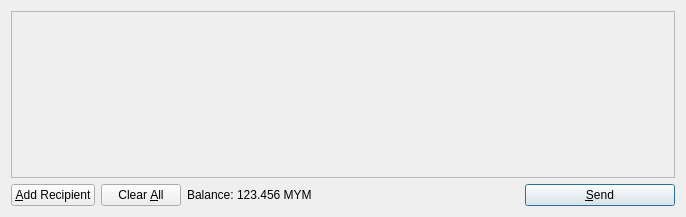
<?xml version="1.0" encoding="UTF-8"?>
<ui version="4.0">
 <class>SendCoinsDialog</class>
 <widget class="QDialog" name="SendCoinsDialog">
  <property name="geometry">
   <rect>
    <x>0</x>
    <y>0</y>
    <width>686</width>
    <height>217</height>
   </rect>
  </property>
  <property name="windowTitle">
   <string>Send Coins</string>
  </property>
  <layout class="QVBoxLayout" name="verticalLayout">
   <item>
    <widget class="QScrollArea" name="scrollArea">
     <property name="widgetResizable">
      <bool>true</bool>
     </property>
     <widget class="QWidget" name="scrollAreaWidgetContents">
      <property name="geometry">
       <rect>
        <x>0</x>
        <y>0</y>
        <width>666</width>
        <height>165</height>
       </rect>
      </property>
      <layout class="QVBoxLayout" name="verticalLayout_2">
       <property name="margin">
        <number>0</number>
       </property>
       <item>
        <layout class="QVBoxLayout" name="entries">
         <property name="spacing">
          <number>6</number>
         </property>
        </layout>
       </item>
       <item>
        <spacer name="verticalSpacer">
         <property name="orientation">
          <enum>Qt::Vertical</enum>
         </property>
         <property name="sizeHint" stdset="0">
          <size>
           <width>20</width>
           <height>40</height>
          </size>
         </property>
        </spacer>
       </item>
      </layout>
     </widget>
    </widget>
   </item>
   <item>
    <layout class="QHBoxLayout" name="horizontalLayout">
     <item>
      <widget class="QPushButton" name="addButton">
       <property name="toolTip">
        <string>Send to multiple recipients at once</string>
       </property>
       <property name="text">
        <string>&amp;Add Recipient</string>
       </property>
       <property name="icon">
        <iconset resource="../bitcoin.qrc">
         <normaloff>:/icons/add</normaloff>:/icons/add</iconset>
       </property>
       <property name="autoDefault">
        <bool>false</bool>
       </property>
      </widget>
     </item>
     <item>
      <widget class="QPushButton" name="clearButton">
       <property name="sizePolicy">
        <sizepolicy hsizetype="Minimum" vsizetype="Fixed">
         <horstretch>0</horstretch>
         <verstretch>0</verstretch>
        </sizepolicy>
       </property>
       <property name="toolTip">
        <string>Remove all transaction fields</string>
       </property>
       <property name="text">
        <string>Clear &amp;All</string>
       </property>
       <property name="icon">
        <iconset resource="../bitcoin.qrc">
         <normaloff>:/icons/remove</normaloff>:/icons/remove</iconset>
       </property>
       <property name="autoRepeatDelay">
        <number>300</number>
       </property>
       <property name="autoDefault">
        <bool>false</bool>
       </property>
      </widget>
     </item>
     <item>
      <layout class="QHBoxLayout" name="horizontalLayout_2">
       <property name="spacing">
        <number>3</number>
       </property>
       <item>
        <widget class="QLabel" name="label">
         <property name="text">
          <string>Balance:</string>
         </property>
        </widget>
       </item>
       <item>
        <widget class="QLabel" name="labelBalance">
         <property name="cursor">
          <cursorShape>IBeamCursor</cursorShape>
         </property>
         <property name="text">
          <string>123.456 MYM</string>
         </property>
         <property name="textInteractionFlags">
          <set>Qt::LinksAccessibleByMouse|Qt::TextSelectableByKeyboard|Qt::TextSelectableByMouse</set>
         </property>
        </widget>
       </item>
      </layout>
     </item>
     <item>
      <spacer name="horizontalSpacer">
       <property name="orientation">
        <enum>Qt::Horizontal</enum>
       </property>
       <property name="sizeHint" stdset="0">
        <size>
         <width>40</width>
         <height>20</height>
        </size>
       </property>
      </spacer>
     </item>
     <item>
      <widget class="QPushButton" name="sendButton">
       <property name="minimumSize">
        <size>
         <width>150</width>
         <height>0</height>
        </size>
       </property>
       <property name="toolTip">
        <string>Confirm the send action</string>
       </property>
       <property name="text">
        <string>&amp;Send</string>
       </property>
       <property name="icon">
        <iconset resource="../bitcoin.qrc">
         <normaloff>:/icons/send</normaloff>:/icons/send</iconset>
       </property>
       <property name="default">
        <bool>true</bool>
       </property>
      </widget>
     </item>
    </layout>
   </item>
  </layout>
 </widget>
 <resources>
  <include location="../bitcoin.qrc"/>
 </resources>
 <connections/>
</ui>
